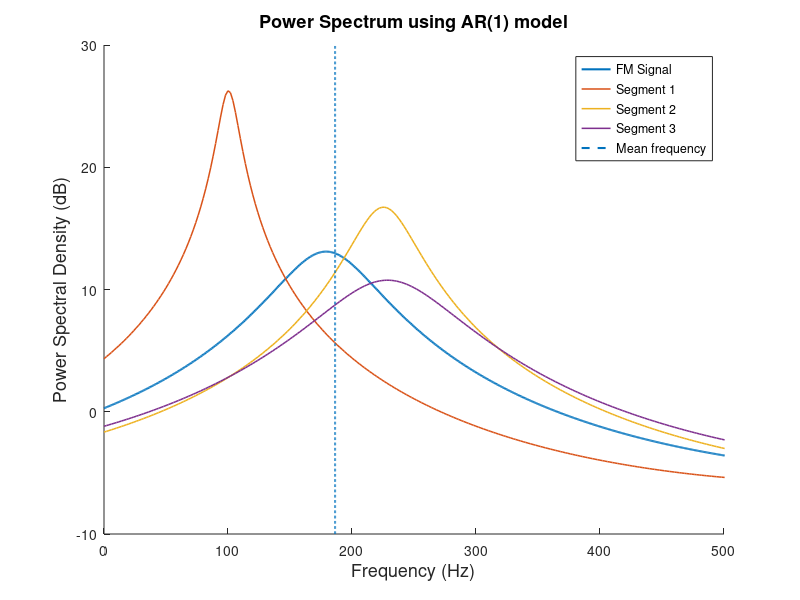

This chart was generated by the following MATLAB code: (Note: this script raises an error after producing the figure.)
%% 3.2 Adaptive AR Model Based Time-Frequency Estimation
clear; close all; clc;

%% a) Frequency estimation of non-stationary signal with AR(1)

fs = 1000; % sampling frequency;
nSamp = 1500; % length of signal
var_wgn = 0.05; % standard deviation of noise

% Generating the signal
f = [100 * ones(1, 500), ...
     100 + ([501:1000]-500)/2 , ...
     100 + (([1001:1500]-1000)/25).^2]; % frequencies array
phi = cumsum(f); % integral (discrete)
eta = wgn(1, nSamp, pow2db(var_wgn), 'complex'); % complex wgn
y = exp(1i * ((2*pi)/fs * phi)) + eta; % FM signal

% Estimating the order with aryule and the Power Spectrum with freqz
a = aryule(y, 1);
[h, w] = freqz(1, a, nSamp, fs);
P = abs(h).^2;

figure(); hold on; %subplot(2, 2, 1); 
plot(w, 10*log10(P), 'LineWidth', 1.5)
order = 1;

for i = 1:3
    a = aryule(y((i-1)*500 + 1: i*500), order);
    [h, w] = freqz(1, a, nSamp/3, fs);
    P = abs(h).^2;
    %subplot(2, 2, i+1); 
    plot(w, 10*log10(P), 'LineWidth', 1.1)%'Color', [0.8500, 0.3250, 0.0980]
    xlim([0, fs/2])
end
plot(mean(f)*ones(1,1500), linspace(-10,30,1500), '--', 'LineWidth', 1.5, 'Color', [0, 0.4470, 0.7410])

legend('FM Signal', 'Segment 1', 'Segment 2', 'Segment 3', 'Mean frequency')
xlim([0, fs/2])
title('Power Spectrum using AR(1) model', 'FontSize', 13)
xlabel('Frequency (Hz)', 'FontSize', 13); ylabel('Power Spectral Density (dB)', 'FontSize', 13)


%% b) Estimate AR coefficients with CLMS
x = delay(y,1); % input of CLMS = delayed version by of signal (delay = 1)
stepsize = [1, 0.1, 0.01, 0.001];

figure()
for i = 1:length(stepsize)
    [a, ~, ~] = CLMS(x, y, stepsize(i), 1);
    H = zeros(nSamp, nSamp);
    for n = 1:nSamp
        % Run complex-valued LMS algorithm to estimate AR coefficient ahat_1(n)
        [h, w] = freqz(1 , [1; -conj(a(n))], nSamp, fs); % Compute power spectrum
        H(:, n) = abs(h).^2; % Store it in a matrix 
    end
    % Remove outliers in the matrix H
    medianH = 50*median(median(H));
    H(H > medianH) = medianH;
    % Plot time-frequency diagram
    subplot(4, 1, i); 
    mesh(1:nSamp, w, H)
    view(2)
    xlabel('Time Step', 'Fontsize', 13); ylabel('Frequency (Hz)', 'Fontsize', 13);
    cb = colorbar;
    ylabel(cb, 'PSD (dB)', 'Fontsize', 13);
    title("Spectral Estimate with Adaptive AR Coefficient (CLMS with \mu =  " + stepsize(i) + ")", 'Fontsize', 13)
end



